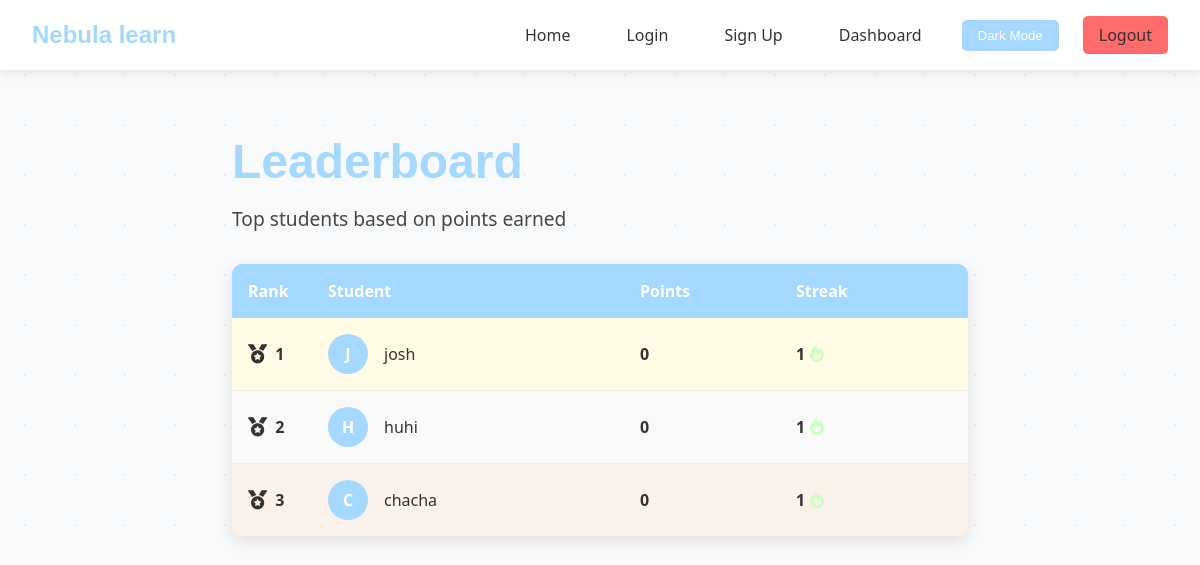
The page /Nebulalearn/scoreboard.php (signed in) on the database its author committed.
### tables this page shows
CREATE TABLE `students` (
  `id` int(11) NOT NULL,
  `email` varchar(255) NOT NULL,
  `username` varchar(50) NOT NULL,
  `password` varchar(255) NOT NULL,
  `class` varchar(50) NOT NULL,
  `form` varchar(10) NOT NULL,
  `streak` int(11) DEFAULT 0,
  `last_active_date` date DEFAULT NULL,
  `points` int(11) DEFAULT 0,
  `created_at` timestamp NOT NULL DEFAULT current_timestamp()
);

### Nebulalearn/functions.php (called while the page is built, shortened)
<?php
require_once 'db.php';
function isLoggedIn() {
    return isset($_SESSION['user_id']);
}
function getTopStudents($limit = 10) {
    global $conn;
    $result = $conn->query("SELECT username, points, streak FROM students ORDER BY points DESC LIMIT $limit");
    return $result->fetch_all(MYSQLI_ASSOC);
}
?>

### Nebulalearn/scoreboard.php (the view, shortened to what this page needs)
<?php
require_once 'functions.php';
$topStudents = getTopStudents(20);
?>
<!DOCTYPE html>
<html lang="en">
<head>
    <link rel="stylesheet" href="style.css">
    <link rel="stylesheet" href="https://cdnjs.cloudflare.com/ajax/libs/font-awesome/6.0.0-beta3/css/all.min.css">
</head>
<body>
    <nav class="navbar">
        <div class="logo">Nebula learn</div>
        <div class="nav-links">
            <a href="index.html">Home</a>
            <a href="login.php">Login</a>
            <a href="signup.php">Sign Up</a>
            <a href="#" id="dashboard-link">Dashboard</a>
            <button id="theme-toggle">Dark Mode</button>
            <?php if (isLoggedIn()): ?>
                <a href="logout.php" class="btn-logout">Logout</a>
            <?php endif; ?>
        </div>
    </nav>
    <main class="scoreboard-container">
        <h1>Leaderboard</h1>
        <p class="subtitle">Top students based on points earned</p>
        <div class="scoreboard">
            <div class="scoreboard-header">
                <div class="rank">Rank</div>
                <div class="student">Student</div>
                <div class="points">Points</div>
                <div class="streak">Streak</div>
            </div>
            <div class="scoreboard-list">
                <?php if (!empty($topStudents)): ?>
                    <?php foreach ($topStudents as $index => $student): ?>
                        <div class="scoreboard-item <?php echo $index < 3 ? 'podium-' . ($index + 1) : ''; ?>">
                            <div class="rank">
                                <?php if ($index < 3): ?>
                                    <i class="fas fa-medal"></i>
                                <?php endif; ?>
                                <?php echo $index + 1; ?>
                            </div>
                            <div class="student">
                                <div class="avatar"><?php echo strtoupper(substr($student['username'], 0, 1)); ?></div>
                                <?php echo htmlspecialchars($student['username']); ?>
                            </div>
                            <div class="points"><?php echo $student['points']; ?></div>
                            <div class="streak">
                                <?php echo $student['streak']; ?>
                                <i class="fas fa-fire" style="color: var(--accent);"></i>
                            </div>
                        </div>
                    <?php endforeach; ?>
                <?php endif; ?>
            </div>
        </div>
    </main>
</body>
</html>

### Nebulalearn/style.css (style rules this page uses)
:root { --primary-light: #a5d8ff; --secondary-light: #ffd6a5; --accent-light: #caffbf; --text-light: #333; --bg-light: #f8f9fa; --card-light: #ffffff; --shadow-light: rgba(0, 0, 0, 0.1); --primary-dark: #00f5d4; --secondary-dark: #f15bb5; --accent-dark: #9b5de5; --text-dark: #e2e2e2; --bg-dark: #121212; --card-dark: #1e1e1e; --shadow-dark: rgba(0, 0, 0, 0.3); --primary: var(--primary-light); --secondary: var(--secondary-light); --accent: var(--accent-light); --text: var(--text-light); --bg: var(--bg-light); --card: var(--card-light); --shadow: var(--shadow-light); --font-main: 'Segoe UI', Tahoma, Geneva, Verdana, sans-serif; --font-heading: 'Arial Rounded MT Bold', 'Arial', sans-serif; }
* { margin: 0; padding: 0; box-sizing: border-box; transition: background-color 0.3s, color 0.3s; }
body { font-family: var(--font-main); background-color: var(--bg); color: var(--text); min-height: 100vh; position: relative; overflow-x: hidden; }
.navbar { display: flex; justify-content: space-between; align-items: center; padding: 1rem 2rem; background-color: var(--card); box-shadow: 0 2px 10px var(--shadow); position: sticky; top: 0; z-index: 100; }
.logo { font-family: var(--font-heading); font-size: 1.5rem; font-weight: bold; color: var(--primary); }
.nav-links { display: flex; gap: 1.5rem; align-items: center; }
.nav-links a { text-decoration: none; color: var(--text); font-weight: 500; padding: 0.5rem 1rem; border-radius: 5px; transition: all 0.3s; }
.nav-links button { background-color: var(--primary); color: white; border: none; padding: 0.5rem 1rem; border-radius: 5px; cursor: pointer; font-weight: 500; transition: all 0.3s; }
h1 { font-family: var(--font-heading); font-size: 3rem; margin-bottom: 1rem; color: var(--primary); }
.subtitle { font-size: 1.2rem; margin-bottom: 2rem; color: var(--text); opacity: 0.9; }
.avatar { width: 80px; height: 80px; background-color: var(--primary); color: white; border-radius: 50%; display: flex; align-items: center; justify-content: center; font-size: 2rem; font-weight: bold; margin: 0 auto 1rem; }
.scoreboard-container { max-width: 800px; margin: 2rem auto; padding: 2rem; }
.scoreboard { background-color: var(--card); border-radius: 10px; box-shadow: 0 5px 15px var(--shadow); margin-top: 2rem; overflow: hidden; }
.scoreboard-header { display: grid; grid-template-columns: 80px 2fr 1fr 1fr; padding: 1rem; background-color: var(--primary); color: white; font-weight: bold; }
.scoreboard-list { max-height: 500px; overflow-y: auto; }
.scoreboard-item { display: grid; grid-template-columns: 80px 2fr 1fr 1fr; padding: 1rem; align-items: center; border-bottom: 1px solid rgba(0, 0, 0, 0.05); transition: all 0.3s; }
.scoreboard-item.podium-1 { background-color: rgba(255, 215, 0, 0.1); }
.scoreboard-item.podium-2 { background-color: rgba(192, 192, 192, 0.1); }
.scoreboard-item.podium-3 { background-color: rgba(205, 127, 50, 0.1); }
.rank { font-weight: bold; display: flex; align-items: center; gap: 0.5rem; }
.rank i { font-size: 1.2rem; }
.student { display: flex; align-items: center; gap: 1rem; }
.student .avatar { width: 40px; height: 40px; font-size: 1rem; margin: 0; }
.points, .streak { font-weight: bold; display: flex; align-items: center; gap: 0.3rem; }
.btn-logout { background-color: #ff6b6b; color: white; padding: 0.5rem 1rem; border-radius: 5px; text-decoration: none; transition: all 0.3s; }

### rows shown on the page
students: username "J", username "josh", points "0", streak "1"
students: username "H", username "huhi", points "0", streak "1"
students: username "C", username "chacha", points "0", streak "1"
